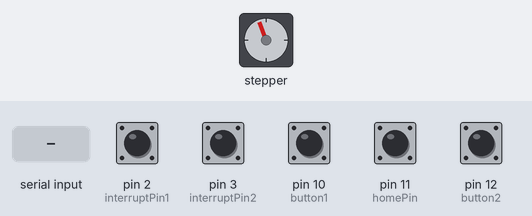
A sketch run on a simulated Arduino Uno, built with avr-gcc and run on an emulated ATmega328P. Shown: stepper motor. The test bench sets the inputs (shaded band); at power-on: pin 10 (button1), pin 11 (homePin), pin 12 (button2) HIGH, pin 2 (interruptPin1), pin 3 (interruptPin2) LOW. Stepper angles assume 200 steps per turn; what the sketch prints to the serial monitor is not drawn.

Above: at 0.8 s.
0.9 s: pin 11 (homePin) pulled LOW for 0.15 s
At 1.35 s:
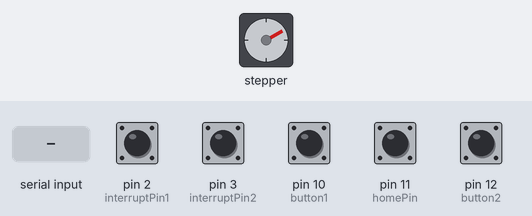
3.9 s: "90,45\n" received over Serial
At 4.35 s:
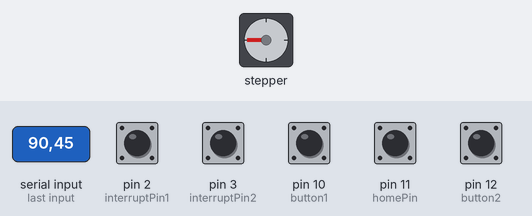
6.9 s: byte 85 ('U') received over Serial
9.4 s: byte 68 ('D') received over Serial
At 10.55 s:
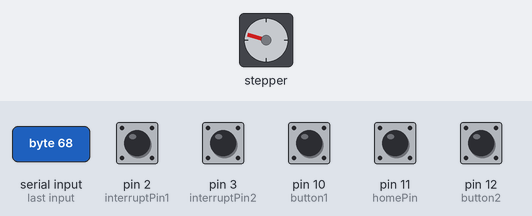
At 11.15 s:
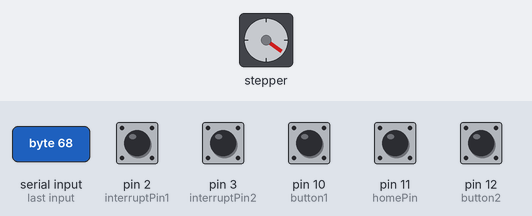
12.4 s: "button 1: \n" received over Serial
15.4 s: pin 10 (button1) pulled LOW for 0.15 s
Timing chart, 0 to 19.4 s (numbered marks = the images above; inputs shaded):
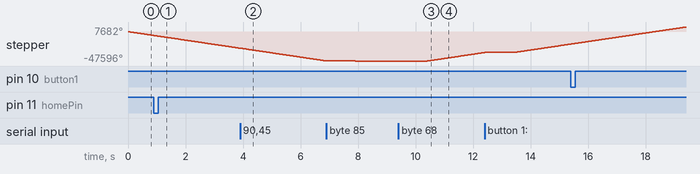

The sketch:

motorWithSensorTwoButtons.ino
```cpp
#include <AccelStepper.h>
int Dir = 4;
int Step = 5;
//AccelStepper stepper; // Defaults to AccelStepper::FULL4WIRE (4 pins) on 2, 3, 4, 5
AccelStepper stepper = AccelStepper(1, 4, 5);


int interruptPin1 = 2;
int interruptPin2 = 3;
int homePin = 11;
long pos = 0;
int button1 = 10;
int button2 = 12;
int start1Millis = 0;
int start2Millis = 0;
int incomingByte = 0;
String oldString = "";
bool notprinted = false;
bool sliderDir = 0;
bool runStepper = false;
int oldposition = 0;
int targetposition = 0;
int offset = 5;
//4100 pulses for 145mm
//28,27 pulse/mm


void setup() {
  // put your setup code here, to run once:
  pinMode(interruptPin1, INPUT);
  pinMode(interruptPin2, INPUT);
  pinMode(homePin, INPUT_PULLUP);
  pinMode(button1, INPUT_PULLUP);
  pinMode(button2, INPUT_PULLUP);
  attachInterrupt(digitalPinToInterrupt(interruptPin1), countPin1, CHANGE);
  attachInterrupt(digitalPinToInterrupt(interruptPin2), countPin2, CHANGE);
  Serial.begin(9600);
  stepper.setMaxSpeed(15000);
  stepper.setAcceleration(1000);
   // 16 step resolution -> max speed 11000 (with more torque)
   // 1 step resolution -> max speed 500 (with less torque)
  homeMe();
}

void countPin1(){
  bool pin1 = digitalRead(interruptPin1);
  bool pin2 = digitalRead(interruptPin2);
  if(pin1){     //high
    if(pin2){   //high
      //direction A
      pos = pos - 1;

    }else{      //low
      //direction B
      pos = pos + 1;
    }
  }else{        //low
    if(pin2){   //high
      //direction B
      pos = pos + 1;

    }else{      //low
      //direction A
      pos = pos - 1;

    }
  }
}

void homeMe(){
  bool pin = digitalRead(homePin);
  stepper.setSpeed(-12000);
  while(pin != 0){
    pin = digitalRead(homePin);
    //Serial.println("searching home");
    stepper.runSpeed();
  }
  stepper.disableOutputs();
  Serial.println("homed");
  pos = 0;
  return;
}

void countPin2(){
  bool pin1 = digitalRead(interruptPin1);
  bool pin2 = digitalRead(interruptPin2);
  if(pin2){     //high
    if(pin1){   //high
      //direction B
      pos = pos + 1;

    }else{      //low
      //direction A
      pos = pos - 1;
    }
  }else{        //low
    if(pin1){   //high
      //direction A
      pos = pos - 1;

    }else{      //low
      //direction B
      pos = pos + 1;

    }
  }
}

void loop() {
  // put your main code here, to run repeatedly:
  int currentMillis = millis();
  if ((currentMillis - start1Millis >= 2000)){
    Serial.print("pos: ");
    Serial.println(pos);
    start1Millis = currentMillis;
  }
  if ((currentMillis - start2Millis >= 1000)){
    //runStepper = false;
    start2Millis = currentMillis;
  }
  bool button1pin = digitalRead(button1);
  bool button2pin = digitalRead(button2);
  //Serial.print("button 1: ");
  //Serial.println(pin);
  if(button1pin == 0){
    stepper.enableOutputs();
    stepper.setSpeed(14000);
    stepper.runSpeed();
  }else{
    if((button2pin == 0)and(pos > 5)){
      stepper.enableOutputs();
      stepper.setSpeed(-14000);
      stepper.runSpeed();
    }else{
      //stepper.disableOutputs();
    }
  }

  /*if (Serial.available() > 0) {
      oldString = "";
      while(oldString.length() < 4){
          //String temp = Serial.read();
          incomingByte = Serial.read();
          incomingByte = incomingByte - 48;
          oldString = oldString + String(incomingByte);

      }
      if (oldString.length() == 4){
        Serial.println(oldString);
      }
  }*/
  while(Serial.available() > 0){
    char char1 = Serial.read();
    int int1 = Serial.parseInt();
    char char2 = Serial.read();
    if(char2 == '\n'){
     //end of serial
     oldString = String(char1) + String(int1);
    }else{
      char ende = Serial.read();
      if(ende == '\n'){}
      oldString = String(char1) + String(int1) + String(char2);
    }
    notprinted = true;
    oldposition = pos;
    if(char1 == 'U'){
      stepper.setSpeed(-14000);
      runStepper = true;
      targetposition = oldposition - int1;
      sliderDir = true;
    }else{
      if(char1 == 'D'){
        stepper.setSpeed(14000);
        runStepper = true;
        targetposition = oldposition + int1;
        sliderDir = false;
      }
    }
    Serial.print("targetposition: ");
    Serial.println(targetposition);
    Serial.print("oldposition: ");
    Serial.println(oldposition);

  }
  if(notprinted){
    Serial.println(oldString);
    notprinted = false;

  }
  if(runStepper){
      stepper.runSpeed();
  }
  //if((abs(pos) < abs(targetposition - offset))or(abs(pos) > abs(targetposition + offset))){
  if(((pos < targetposition + offset)and(sliderDir == 1))or((pos > targetposition + offset)and(sliderDir == 0))){
    runStepper = false;
  }else{
    runStepper = true;
  }


  //stepper.run();
}
```

Measured:
- after the input at 9.4 s, stepper: keeps turning clockwise at about 6932°/s, starting after 1.0 s
